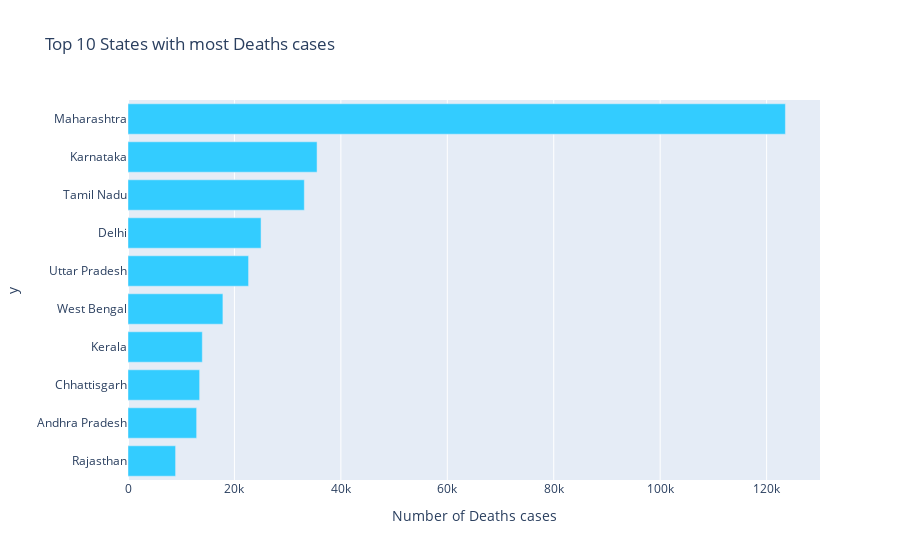

Notebook code for this chart:
### Markdown cell above
## Get Top 10 States with most Deaths cases

### Code cell
top_10_deaths_cases = india_cases.sort_values('Confirmed',ascending=False)[:10]
horizontal_bar_chart(top_10_deaths_cases,top_10_deaths_cases.Deaths,top_10_confirm_cases.index,"Top 10 States with most Deaths cases",'Number of Deaths cases','State Name',dht)

### Figure 1 — Plotly figure (JSON) as saved in the notebook; plotly's stock layout.template omitted (floating-point values rounded to 4 significant figures)
{"data": [{"alignmentgroup": "True", "hovertemplate": "Number of Deaths cases=%{x}<br>y=%{y}<extra></extra>", "legendgroup": "", "marker": {"color": "#33ccff", "pattern": {"shape": ""}}, "name": "", "offsetgroup": "", "orientation": "h", "showlegend": false, "textposition": "auto", "type": "bar", "x": [123531, 13960, 35526, 33132, 12898, 22656, 17834, 25001, 13462, 8942], "xaxis": "x", "y": ["Maharashtra", "Kerala", "Karnataka", "Tamil Nadu", "Andhra Pradesh", "Uttar Pradesh", "West Bengal", "Delhi", "Chhattisgarh", "Rajasthan"], "yaxis": "y"}], "layout": {"barmode": "relative", "legend": {"tracegroupgap": 0}, "title": {"text": "Top 10 States with most Deaths cases"}, "xaxis": {"anchor": "y", "domain": [0, 1], "title": {"text": "Number of Deaths cases"}}, "yaxis": {"anchor": "x", "categoryorder": "total ascending", "domain": [0, 1], "title": {"text": "y"}}}}
